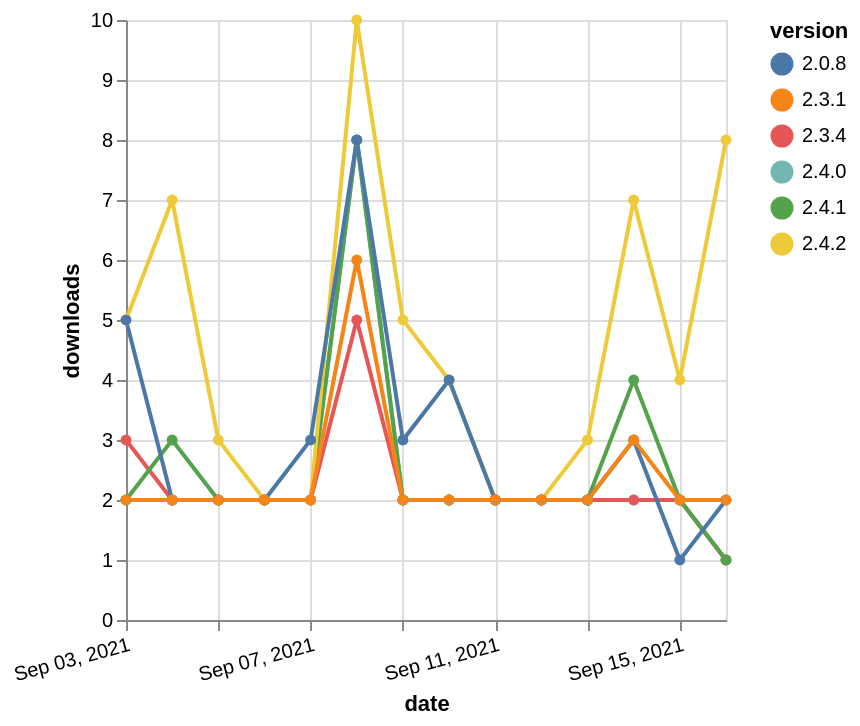

Here is the Vega-Lite specification saved for this chart:
### Vega-Lite specification from a JSON file in a GitHub repository (floating-point values rounded to 4 significant figures)
{"$schema": "https://vega.github.io/schema/vega-lite/v5.json", "description": "A simple bar chart with embedded data.", "data": {"values": [{"date": "2021-09-03", "total": 3143, "delta": 2, "version": "2.4.0"}, {"date": "2021-09-04", "total": 3145, "delta": 2, "version": "2.4.0"}, {"date": "2021-09-05", "total": 3147, "delta": 2, "version": "2.4.0"}, {"date": "2021-09-06", "total": 3149, "delta": 2, "version": "2.4.0"}, {"date": "2021-09-07", "total": 3151, "delta": 2, "version": "2.4.0"}, {"date": "2021-09-08", "total": 3159, "delta": 8, "version": "2.4.0"}, {"date": "2021-09-09", "total": 3161, "delta": 2, "version": "2.4.0"}, {"date": "2021-09-10", "total": 3163, "delta": 2, "version": "2.4.0"}, {"date": "2021-09-11", "total": 3165, "delta": 2, "version": "2.4.0"}, {"date": "2021-09-12", "total": 3167, "delta": 2, "version": "2.4.0"}, {"date": "2021-09-13", "total": 3169, "delta": 2, "version": "2.4.0"}, {"date": "2021-09-14", "total": 3171, "delta": 2, "version": "2.4.0"}, {"date": "2021-09-15", "total": 3173, "delta": 2, "version": "2.4.0"}, {"date": "2021-09-16", "total": 3174, "delta": 1, "version": "2.4.0"}, {"date": "2021-09-03", "total": 3275, "delta": 3, "version": "2.3.4"}, {"date": "2021-09-04", "total": 3277, "delta": 2, "version": "2.3.4"}, {"date": "2021-09-05", "total": 3279, "delta": 2, "version": "2.3.4"}, {"date": "2021-09-06", "total": 3281, "delta": 2, "version": "2.3.4"}, {"date": "2021-09-07", "total": 3283, "delta": 2, "version": "2.3.4"}, {"date": "2021-09-08", "total": 3288, "delta": 5, "version": "2.3.4"}, {"date": "2021-09-09", "total": 3290, "delta": 2, "version": "2.3.4"}, {"date": "2021-09-10", "total": 3292, "delta": 2, "version": "2.3.4"}, {"date": "2021-09-11", "total": 3294, "delta": 2, "version": "2.3.4"}, {"date": "2021-09-12", "total": 3296, "delta": 2, "version": "2.3.4"}, {"date": "2021-09-13", "total": 3298, "delta": 2, "version": "2.3.4"}, {"date": "2021-09-14", "total": 3300, "delta": 2, "version": "2.3.4"}, {"date": "2021-09-15", "total": 3302, "delta": 2, "version": "2.3.4"}, {"date": "2021-09-16", "total": 3303, "delta": 1, "version": "2.3.4"}, {"date": "2021-09-03", "total": 4075, "delta": 2, "version": "2.4.1"}, {"date": "2021-09-04", "total": 4078, "delta": 3, "version": "2.4.1"}, {"date": "2021-09-05", "total": 4080, "delta": 2, "version": "2.4.1"}, {"date": "2021-09-06", "total": 4082, "delta": 2, "version": "2.4.1"}, {"date": "2021-09-07", "total": 4084, "delta": 2, "version": "2.4.1"}, {"date": "2021-09-08", "total": 4092, "delta": 8, "version": "2.4.1"}, {"date": "2021-09-09", "total": 4094, "delta": 2, "version": "2.4.1"}, {"date": "2021-09-10", "total": 4096, "delta": 2, "version": "2.4.1"}, {"date": "2021-09-11", "total": 4098, "delta": 2, "version": "2.4.1"}, {"date": "2021-09-12", "total": 4100, "delta": 2, "version": "2.4.1"}, {"date": "2021-09-13", "total": 4102, "delta": 2, "version": "2.4.1"}, {"date": "2021-09-14", "total": 4106, "delta": 4, "version": "2.4.1"}, {"date": "2021-09-15", "total": 4108, "delta": 2, "version": "2.4.1"}, {"date": "2021-09-16", "total": 4109, "delta": 1, "version": "2.4.1"}, {"date": "2021-09-03", "total": 2786, "delta": 5, "version": "2.4.2"}, {"date": "2021-09-04", "total": 2793, "delta": 7, "version": "2.4.2"}, {"date": "2021-09-05", "total": 2796, "delta": 3, "version": "2.4.2"}, {"date": "2021-09-06", "total": 2798, "delta": 2, "version": "2.4.2"}, {"date": "2021-09-07", "total": 2800, "delta": 2, "version": "2.4.2"}, {"date": "2021-09-08", "total": 2810, "delta": 10, "version": "2.4.2"}, {"date": "2021-09-09", "total": 2815, "delta": 5, "version": "2.4.2"}, {"date": "2021-09-10", "total": 2819, "delta": 4, "version": "2.4.2"}, {"date": "2021-09-11", "total": 2821, "delta": 2, "version": "2.4.2"}, {"date": "2021-09-12", "total": 2823, "delta": 2, "version": "2.4.2"}, {"date": "2021-09-13", "total": 2826, "delta": 3, "version": "2.4.2"}, {"date": "2021-09-14", "total": 2833, "delta": 7, "version": "2.4.2"}, {"date": "2021-09-15", "total": 2837, "delta": 4, "version": "2.4.2"}, {"date": "2021-09-16", "total": 2845, "delta": 8, "version": "2.4.2"}, {"date": "2021-09-03", "total": 5400, "delta": 5, "version": "2.0.8"}, {"date": "2021-09-04", "total": 5402, "delta": 2, "version": "2.0.8"}, {"date": "2021-09-05", "total": 5404, "delta": 2, "version": "2.0.8"}, {"date": "2021-09-06", "total": 5406, "delta": 2, "version": "2.0.8"}, {"date": "2021-09-07", "total": 5409, "delta": 3, "version": "2.0.8"}, {"date": "2021-09-08", "total": 5417, "delta": 8, "version": "2.0.8"}, {"date": "2021-09-09", "total": 5420, "delta": 3, "version": "2.0.8"}, {"date": "2021-09-10", "total": 5424, "delta": 4, "version": "2.0.8"}, {"date": "2021-09-11", "total": 5426, "delta": 2, "version": "2.0.8"}, {"date": "2021-09-12", "total": 5428, "delta": 2, "version": "2.0.8"}, {"date": "2021-09-13", "total": 5430, "delta": 2, "version": "2.0.8"}, {"date": "2021-09-14", "total": 5433, "delta": 3, "version": "2.0.8"}, {"date": "2021-09-15", "total": 5434, "delta": 1, "version": "2.0.8"}, {"date": "2021-09-16", "total": 5436, "delta": 2, "version": "2.0.8"}, {"date": "2021-09-03", "total": 4686, "delta": 2, "version": "2.3.1"}, {"date": "2021-09-04", "total": 4688, "delta": 2, "version": "2.3.1"}, {"date": "2021-09-05", "total": 4690, "delta": 2, "version": "2.3.1"}, {"date": "2021-09-06", "total": 4692, "delta": 2, "version": "2.3.1"}, {"date": "2021-09-07", "total": 4694, "delta": 2, "version": "2.3.1"}, {"date": "2021-09-08", "total": 4700, "delta": 6, "version": "2.3.1"}, {"date": "2021-09-09", "total": 4702, "delta": 2, "version": "2.3.1"}, {"date": "2021-09-10", "total": 4704, "delta": 2, "version": "2.3.1"}, {"date": "2021-09-11", "total": 4706, "delta": 2, "version": "2.3.1"}, {"date": "2021-09-12", "total": 4708, "delta": 2, "version": "2.3.1"}, {"date": "2021-09-13", "total": 4710, "delta": 2, "version": "2.3.1"}, {"date": "2021-09-14", "total": 4713, "delta": 3, "version": "2.3.1"}, {"date": "2021-09-15", "total": 4715, "delta": 2, "version": "2.3.1"}, {"date": "2021-09-16", "total": 4717, "delta": 2, "version": "2.3.1"}]}, "width": "container", "mark": {"type": "line", "point": {"filled": true}}, "encoding": {"x": {"field": "date", "type": "temporal", "timeUnit": "yearmonthdate", "title": "date", "axis": {"labelAngle": -15}}, "y": {"field": "delta", "type": "quantitative", "title": "downloads"}, "color": {"field": "version", "type": "nominal"}, "tooltip": {"field": "delta"}}}
